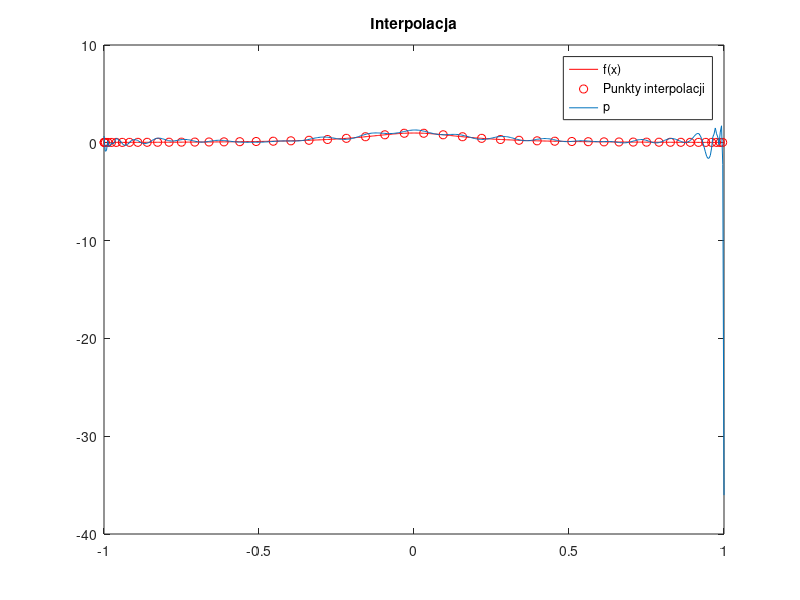

This chart was generated by the following MATLAB code:
A = 25;
f = @(x) (1)./(A*x.^2+1);

for N = 1:50
  X = 1:N;
  X = cos((X*2 + 1)/2/N * pi)
  Y = f(X);
  p = polyfit(X, Y, N - 1);

  N2 = 500;
  X2 = linspace(-1, 1, N2);
  Y2 = f(X2);

  plot(X2, f(X2), 'r-'); hold on;
  plot(X, f(X), 'ro');
  plot(X2, polyval(p, X2)); 
  title('Interpolacja');
  legend('f(x)', 'Punkty interpolacji', 'p');
  pause(0.2);
  hold off;
end;